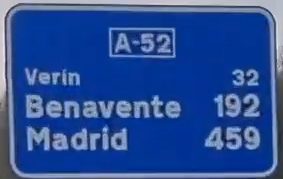
#> input picture test_ocr_panels/00003_0.png, 283 x 179 px
$ python -i main_panels_ocr2.py   (imports and definitions only)
#> lines starting #> are read from the running program, lines starting #| are printed output that depends on the picture; after the words box and inside, x2 and y2 are one past the last pixel; in counts of white or black regions, pixels touching at a corner belong together
#> further down, picture is the input picture: shape (179, 283, 3); mean B, G, R 150.6, 78.9, 42.6
import argparse
import os
import cv2
import numpy as np
from lda_normal_bayes_classifier import LdaNormalBayesClassifier
from evaluar_clasificadores_OCR import load_character_images


def preprocess_panel(img):

    gray = cv2.cvtColor(img, cv2.COLOR_BGR2GRAY)
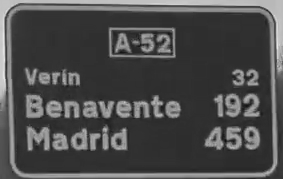
#> gray: shape (179, 283); min 16, max 231, mean 76.2

    clahe = cv2.createCLAHE(clipLimit=2.0, tileGridSize=(8,8))
    gray = clahe.apply(gray)
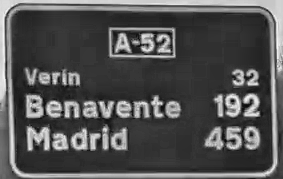
#> gray: shape (179, 283); min 10, max 248, mean 83.1

    _, thresh = cv2.threshold(
        gray,
        0,
        255,
        cv2.THRESH_BINARY_INV + cv2.THRESH_OTSU
    )
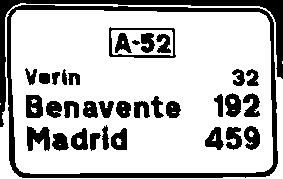
#> thresh: shape (179, 283); 74.8% white; 35 black regions, largest, box (x1, y1, x2, y2) and area: (7, 5, 278, 178) 3729, (0, 0, 283, 127) 2620, (109, 27, 176, 58) 428

    kernel = cv2.getStructuringElement(
        cv2.MORPH_RECT,
        (2,2)
    )

    thresh = cv2.morphologyEx(
        thresh,
        cv2.MORPH_OPEN,
        kernel
    )
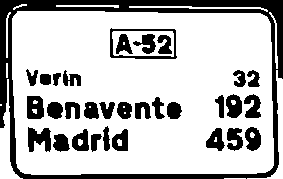
#> thresh: shape (179, 283); 73.9% white; 32 black regions, largest, box (x1, y1, x2, y2) and area: (0, 0, 283, 179) 6736, (110, 28, 177, 59) 428, (28, 127, 51, 152) 388

    thresh = cv2.bitwise_not(thresh)

    return gray, thresh

# [216 lines left out: functions detect_characters, group_lines, extract_char, build_ocr_text, visualize, not called in this run]


# [92 lines not run here, left out]

>>> import cv2
>>> picture = cv2.imread('test_ocr_panels/00003_0.png')
>>> result = preprocess_panel(picture)

$ run again, on test_ocr_panels/00007_0.png
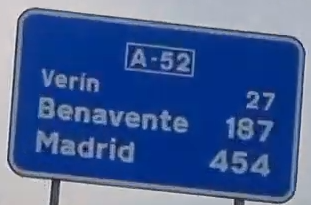
#> input picture test_ocr_panels/00007_0.png, 311 x 205 px
#> picture is the input picture: shape (205, 311, 3); mean B, G, R 149.2, 94.1, 66.8
#> in preprocess_panel, `gray = clahe.apply(gray)`:
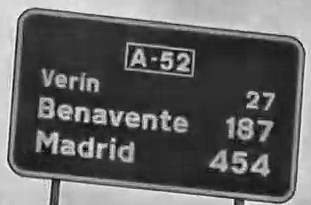
#> gray: shape (205, 311); min 5, max 248, mean 98.7
#> in preprocess_panel, `thresh = cv2.morphologyEx( thresh, cv2.MORPH_OPEN, kernel )`:
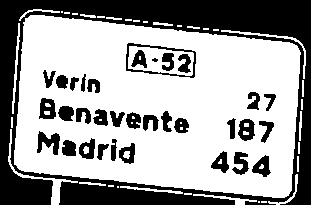
#> thresh: shape (205, 311); 63% white; 34 black regions (1 under 20 px), largest, box (x1, y1, x2, y2) and area: (0, 0, 311, 205) 18103, (126, 43, 196, 78) 381, (37, 131, 60, 155) 302

$ run again, on test_ocr_panels/00011_0.png
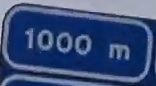
#> input picture test_ocr_panels/00011_0.png, 156 x 86 px
#> picture is the input picture: shape (86, 156, 3); mean B, G, R 120.8, 78.4, 58.4
#> in preprocess_panel, `gray = clahe.apply(gray)`:
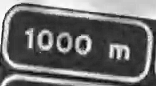
#> gray: shape (86, 156); min 10, max 255, mean 110.8
#> in preprocess_panel, `thresh = cv2.morphologyEx( thresh, cv2.MORPH_OPEN, kernel )`:
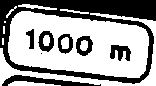
#> thresh: shape (86, 156); 62% white; 8 black regions (1 under 20 px), largest, box (x1, y1, x2, y2) and area: (0, 0, 156, 84) 3785, (2, 75, 101, 86) 448, (110, 45, 131, 61) 218
